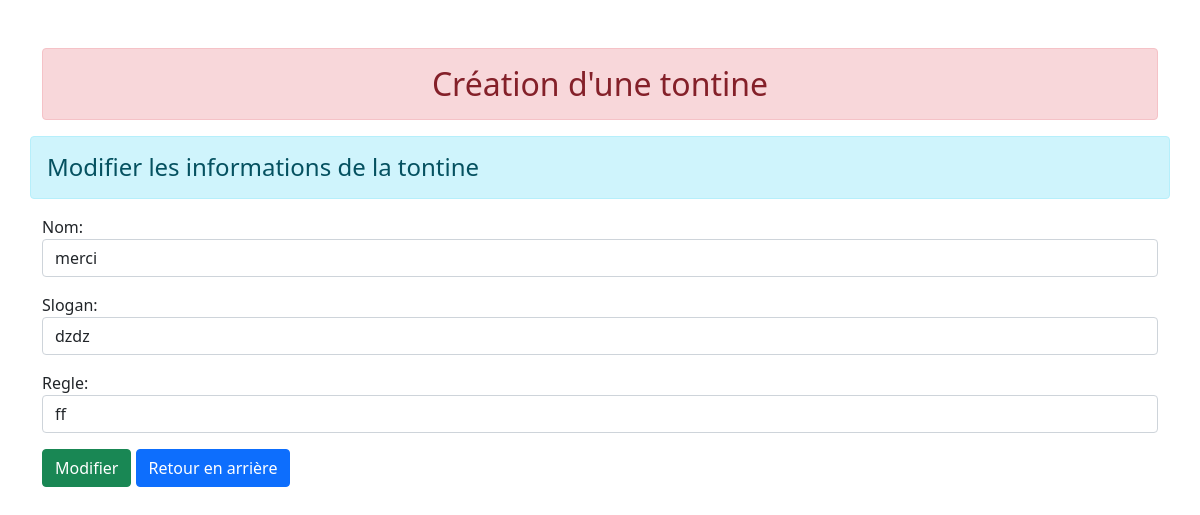
Screenshot of /tontine/9/ with the database file from the repository.
### tontine/models.py (models this page shows)
class La_tontine(models.Model):
	nom = models.CharField(max_length=70)
	slogan = models.CharField(max_length=170)
	regle = models.CharField(max_length=70)

### tontine/views.py (the view)
# urls.py: path('tontine/<int:id>/',views.modifier, name = "modifierdata"),
def modifier(request, id):
	if request.method == 'POST':
		pi = La_tontine.objects.get(pk=id)
		fm = New_tontine(request.POST, instance=pi)
		if fm.is_valid():
			fm.save()
	else:
		pi = La_tontine.objects.get(pk = id)
		fm = New_tontine(instance = pi)
	return render(request,'tontine/update.html',{'form':fm})

### tontine/forms.py
class New_tontine(forms.ModelForm):
	class Meta:
		model = La_tontine
		fields = ['nom','slogan','regle']
		widgets = {
		'nom': forms.TextInput(attrs={'class': 'form-control'}),
		'slogan': forms.TextInput(attrs={'class': 'form-control'}),
		'regle': forms.TextInput(attrs={'class': 'form-control'}),
		}

### tontine/templates/tontine/update.html (shortened to what this page needs)
{% extends 'tontine/base.html' %}
{% block content %}
<div class="row">
			<h4 class="alert alert-info"> Modifier les informations de la tontine  </h4>
			<form action="" method="POST">
				{{form.as_p}}
				<input type="submit" class="btn btn-success" value="Modifier">
				<a href="{% url 'Add' %} "class="btn btn-primary" >Retour en arrière </a>
			</form>
</div>
{% endblock content %}

### rows the page displays
La_tontine: nom "merci", slogan "dzdz", regle "ff"
